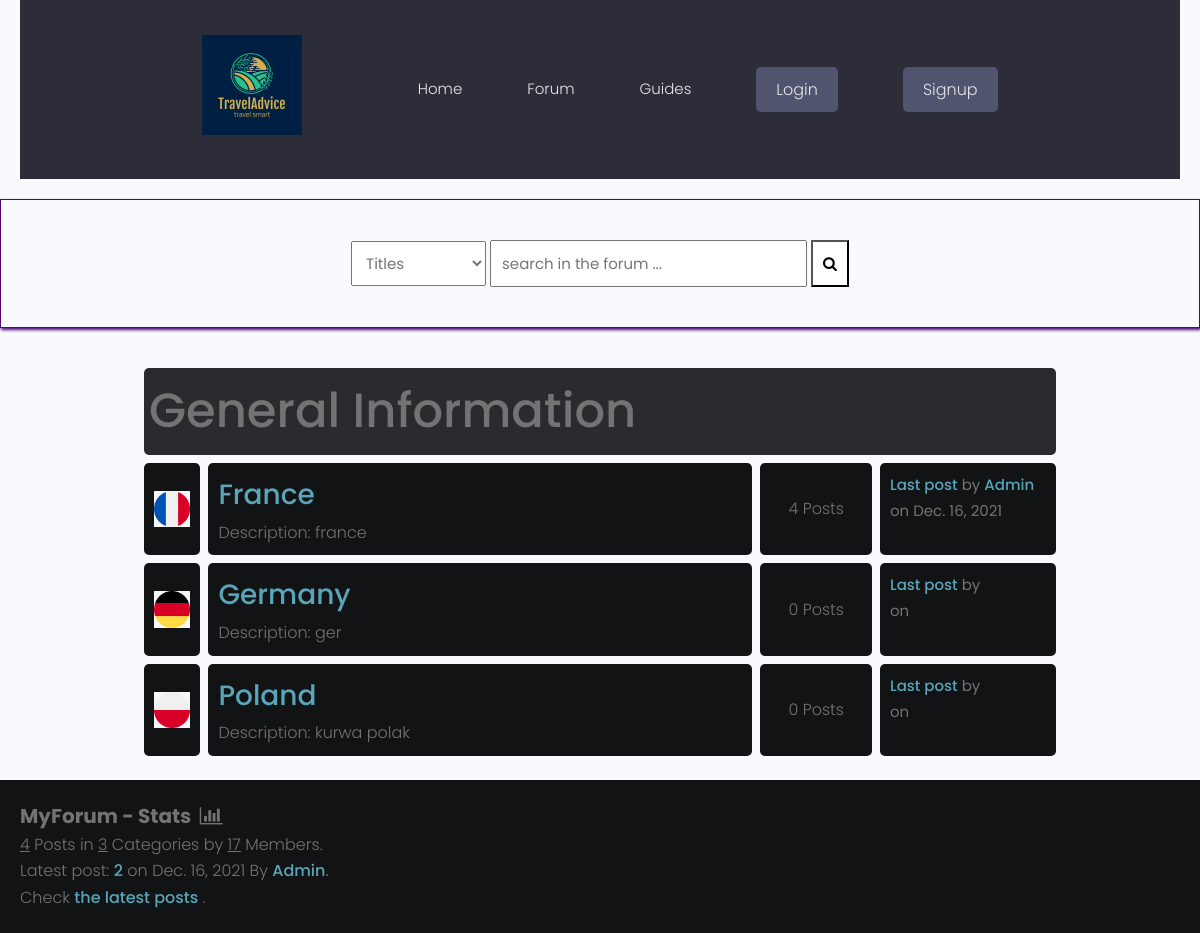
/forum/forumhome/, run on the app's committed database.
### forum/models.py (models this page shows, shortened)
class Category(models.Model):
    title = models.CharField(max_length=50)
    slug = models.SlugField(max_length=400, unique=True, blank=True)
    description = models.TextField(default="description")
    category_image = models.ImageField(
        null=True, blank=True, upload_to='flags/', default= "flags/flag-default.png")
    class Meta:
        verbose_name_plural = "categories"
    def get_url(self):
        return reverse("posts", kwargs={ #imported from django.shortcuts
            "slug": self.slug
        })
    @property
    def num_posts(self):
        return Post.objects.filter(categories=self).count()
    @property
    def last_post(self):
        return Post.objects.filter(categories=self).latest("date")

class Post(models.Model):
    title = models.CharField(max_length=400)
    slug = models.SlugField(max_length=400, unique=True, blank=True)
    user = models.ForeignKey(Author, on_delete=models.CASCADE) #frame key of the author
    content = HTMLField()
    categories = models.ForeignKey(Category, on_delete=models.SET_NULL, null=True)
    date = models.DateTimeField(auto_now_add=True)
    tags = TaggableManager() #imported from taggit.managers
    comments = models.ManyToManyField(Comment, blank=True)
    closed = models.BooleanField(default=False)
    def get_url(self):
        return reverse("detail", kwargs={
            "slug":self.slug
        })

class Author(models.Model):
    user = models.ForeignKey(User, on_delete=models.CASCADE)
    fullname = models.CharField(max_length=40, blank=True)
    slug = models.SlugField(max_length=400, unique=True, blank=True) # imported from django.utils.text
    bio = HTMLField() #desctription of the user imported the field from tinymce.models

### forum/views.py (the view)
# urls.py: path("forumhome/", forumhome, name="forumhome"),
def forumhome(request):
    forums = Category.objects.all()
    forums = Category.objects.all()
    num_posts = Post.objects.all().count()
    num_users = User.objects.all().count()
    num_categories = forums.count()
    try:
        last_post = Post.objects.latest("date")
    except:
        last_post = []
    context = {
        "forums":forums,
        "num_posts":num_posts,
        "num_users":num_users,
        "num_categories":num_categories,
        "last_post":last_post,
        "title": "Forum",
    }
    return render(request,'forum/forums.html', context)

### forum/context_processors.py (called while the page is built, shortened)
def searchFunction(request):
    search_context = {}
    posts = Post.objects.all()
    return search_context

### forum/templates/forum/forums.html
{% extends 'forumsbase.html' %}
{% block content %}
    <div class="container">
        <div class="subforum">
                <div class="subforum-title">
                    <h1>General Information</h1>
                </div>
                {% for forum in forums %}
                    <div class="subforum-row">
                        <div class="subforum-icon subforum-column center">
                            <img src="{{ forum.category_image.url }}"
                  alt="image" />
                        </div>
                        <div class="subforum-description subforum-column">
                            <h4><a href="{{forum.get_url}}">{{forum.title}}</a></h4>
                            <p>Description: {{forum.description}} </p>
                        </div>
                        <div class="subforum-stats subforum-column center">
                            <span>{{forum.num_posts}} Posts</span>
                        </div>
                        <div class="subforum-info subforum-column">
                                <b><a href="{{forum.last_post.get_url}}">Last post</a></b> by <a href="">{{forum.last_post.user.fullname|title}}</a>
                                <br>on <small>{{forum.last_post.date|date}}</small>
                        </div>
                    </div>
                {% endfor %}
        </div>
    </div>
    <div class="forum-info">
        <div class="chart">
            MyForum - Stats &nbsp;<i class="fa fa-bar-chart"></i>
        </div>
        <span><u>{{num_posts}}</u> Posts in <u>{{num_categories}}</u> Categories by <u>{{num_users}}</u> Members.</span><br>
        {% if forums %}
            <span>Latest post: <b><a href="{{last_post.get_url}}">{{last_post.title}}</a></b> on {{last_post.date|date}} By <a href="">{{last_post.user.fullname|title}}</a></span>.<br>
            <span>Check <a href="{% url 'latest_posts' %}">the latest posts</a> .</span><br>
        {% endif %}
    </div>
    {% endblock content %}

### static/styles/style.css (style rules this page uses)
* { box-sizing: border-box; }
html { font-size: 14px; font-family: 'Titillium Web', sans-serif; background-color:rgb(0,0,0); color:#FEFEFE; }
a { color:#FF0042; font-weight: bolder; text-decoration: none; }
h1 { font-size:16px; font-weight: bolder; }
.container { margin: 20px; padding: 20px; }
.subforum { margin-top:20px; }
.subforum-title { background-color:#292B2E; padding: 5px; border-radius: 5px; margin:4px; }
.subforum-row { display: grid; grid-template-columns: 7% 60% 13% 20%; }
.subforum-column { padding: 10px; margin:4px; border-radius: 5px; background-color:#111314; }
.subforum-description * { margin-block: 0; }
.center { display: flex; justify-content: center; align-items: center; }
.forum-info { padding: 20px; background-color: #111314; }
.chart { font-size:20px; font-weight:bold; }

### static/styles/app.css (style rules this page uses)
:root { --color-sub: #2d2d39; }
img { width: 100%; }

### static/uikit/styles/modules/_variables.css (style rules this page uses)
:root { --color-main: #5aa5b9; --color-main-light: #e6faff; --color-sub: #3f4156; --color-sub-light: #51546e; --color-sub-lighter: #ededfd; --color-text: #737373; --color-gray: #8b8b8b; --color-light: #e5e7eb; --color-light-gray: #767676; --color-bg: #f8fafd; --color-white: #fffefd; --color-white-light: #f3f3f3; --color-success: #359e64; --color-success-bg: #def8e8; --color-error: #fc4b0b; --color-error-bg: #fff2ee; --font-base: 'Poppins', arial, helvetica, 'Segoe UI', roboto, ubuntu, sans-serif; --font-monospace: 'Fira Code', 'Courier New', courier, monospace; --font-regular: 300; --font-medium: 500; --font-bold: 700; --generic-shadow: 1px 1px 5px #00000010; --generic-transition: all 0.3s ease-in-out; }

### static/uikit/styles/modules/_base.css (style rules this page uses)
* { margin: 0; padding: 0; box-sizing: border-box; text-rendering: optimizeLegibility; color: inherit; font-size: inherit; }
html { font-size: 50%; }
@media only screen and (min-width: 480px) { html { font-size: 56.25%; } }
@media only screen and (min-width: 1200px) { html { font-size: 62.5%; } }
body { line-height: 1.6; font-weight: 400; font-size: 1.5rem; color: var(--color-text); background-color: var(--color-bg); min-height: 100vh; }

### static/uikit/styles/modules/_typography.css (style rules this page uses)
* { font-family: var(--font-base); }
h1 { font-size: 4.8rem; font-weight: var(--font-medium); }
h4 { font-size: 2.8rem; font-weight: var(--font-medium); }
p, span, strong { font-size: 1.6rem; color: var(--color-text); font-weight: var(--font-regular); }
a { padding-bottom: 2px; text-decoration: none; display: inline-block; color: var(--color-main); font-weight: var(--font-medium); }

### static/uikit/styles/modules/_utilities.css (style rules this page uses)
.container { width: 92%; max-width: 165rem; margin: 0 auto; box-sizing: border-box; }
@media screen and (min-width: 1000px) { .container { width: 90%; } }
@media screen and (min-width: 1200px) { .container { width: 80%; } }

### data on the page
Category: category_image (picture), title "France", description "france", num_posts "4", last_post.user.fullname "Admin", last_post "Dec. 16, 2021"
Category: category_image (picture), title "Germany", description "ger", num_posts "0"
Category: category_image (picture), title "Poland", description "kurwa polak", num_posts "0"
Post: title "2", date "Dec. 16, 2021", user.fullname "Admin"

### other printed values
{{ num_posts }} "4"
{{ num_categories }} "3"
{{ num_users }} "17"
